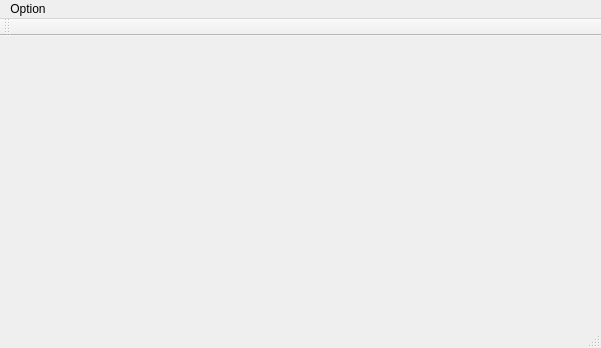
<?xml version="1.0" encoding="UTF-8"?>
<ui version="4.0">
 <class>MainWindow</class>
 <widget class="QMainWindow" name="MainWindow">
  <property name="geometry">
   <rect>
    <x>0</x>
    <y>0</y>
    <width>601</width>
    <height>348</height>
   </rect>
  </property>
  <property name="windowTitle">
   <string>MainWindow</string>
  </property>
  <widget class="QWidget" name="centralWidget"/>
  <widget class="QMenuBar" name="menuBar">
   <property name="geometry">
    <rect>
     <x>0</x>
     <y>0</y>
     <width>601</width>
     <height>18</height>
    </rect>
   </property>
   <widget class="QMenu" name="menuOption">
    <property name="title">
     <string>Option</string>
    </property>
    <addaction name="actionQuit"/>
   </widget>
   <addaction name="menuOption"/>
  </widget>
  <widget class="QToolBar" name="mainToolBar">
   <attribute name="toolBarArea">
    <enum>TopToolBarArea</enum>
   </attribute>
   <attribute name="toolBarBreak">
    <bool>false</bool>
   </attribute>
  </widget>
  <widget class="QStatusBar" name="statusBar"/>
  <action name="actionQuit">
   <property name="text">
    <string>Quit</string>
   </property>
   <property name="shortcut">
    <string>Ctrl+Q</string>
   </property>
  </action>
 </widget>
 <layoutdefault spacing="6" margin="11"/>
 <resources/>
 <connections/>
</ui>
